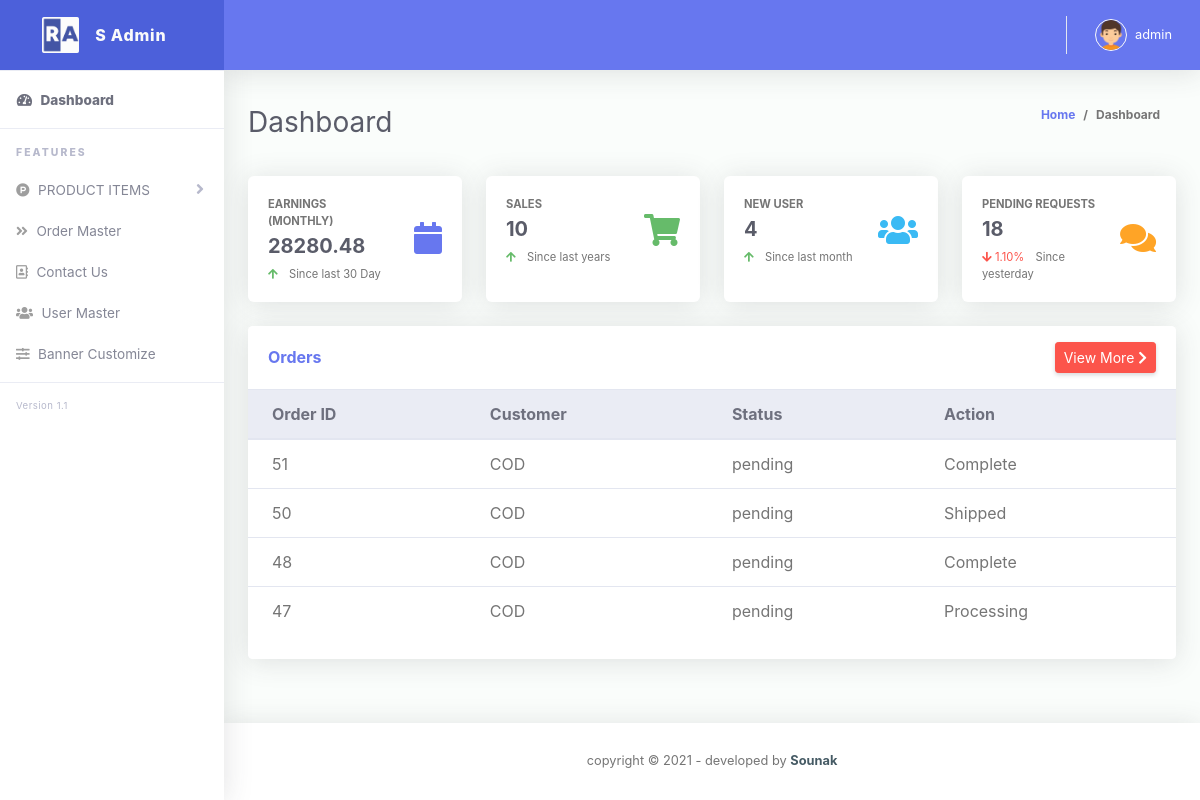
/admin/index.php (signed in), run on the app's committed database.
### tables this page shows
CREATE TABLE `orders` (
  `id` int(11) NOT NULL,
  `user_id` int(11) NOT NULL,
  `first_name` varchar(50) NOT NULL,
  `last_name` varchar(50) NOT NULL,
  `email` varchar(20) NOT NULL,
  `title` varchar(40) NOT NULL,
  `first_address` text NOT NULL,
  `last_address` text NOT NULL,
  `zip` int(11) NOT NULL,
  `country` varchar(20) NOT NULL,
  `state` varchar(20) NOT NULL,
  `phone` int(11) NOT NULL,
  `mobile` int(11) NOT NULL,
  `fax` int(11) NOT NULL,
  `payment_type` varchar(20) NOT NULL,
  `total_price` float NOT NULL,
  `order_status` int(11) NOT NULL,
  `txnid` varchar(20) NOT NULL,
  `mihpayid` varchar(20) NOT NULL,
  `payment_status` varchar(20) NOT NULL,
  `added_on` datetime NOT NULL
);

CREATE TABLE `order_status` (
  `id` int(11) NOT NULL,
  `name` varchar(50) NOT NULL
);

### admin/index.php (the view, shortened to what this page needs)
<?php
	require('header.inc.php');
	$month_price='0';
	$sales='0';
	$new_user='0';
	$month_result=mysqli_query($conn,"select * from orders order by id desc");
	if(mysqli_num_rows($month_result)>0){
		while($row=mysqli_fetch_assoc($month_result)){
			$month_price=$month_price+$row['total_price'];
		}
	}
	$sales_result=mysqli_query($conn,"select * from orders_detail order by id desc");
	if(mysqli_num_rows($sales_result)>0){
		while($row=mysqli_fetch_assoc($sales_result)){
			$sales=$sales+$row['qty'];
		}
	}
	$new_user_result=mysqli_query($conn,"select * from users order by id desc");
	if(mysqli_num_rows($new_user_result)>0){
		while($row=mysqli_fetch_assoc($new_user_result)){
			$new_user++;
		}
	}
?>
        <div class="container-fluid" id="container-wrapper">
          <div class="d-sm-flex align-items-center justify-content-between mb-4">
            <h1 class="h3 mb-0 text-gray-800">Dashboard</h1>
            <ol class="breadcrumb">
              <li class="breadcrumb-item"><a href="./">Home</a></li>
              <li class="breadcrumb-item active" aria-current="page">Dashboard</li>
            </ol>
          </div>
          <div class="row mb-3">
            <div class="col-xl-3 col-md-6 mb-4">
              <div class="card h-100">
                <div class="card-body">
                  <div class="row align-items-center">
                    <div class="col mr-2">
                      <div class="text-xs font-weight-bold text-uppercase mb-1">Earnings (Monthly)</div>
                      <div class="h5 mb-0 font-weight-bold text-gray-800"><?php echo $month_price?></div>
                      <div class="mt-2 mb-0 text-muted text-xs">
                        <span class="text-success mr-2"><i class="fa fa-arrow-up"></i></span>
                        <span>Since last 30 Day</span>
                      </div>
                    </div>
                    <div class="col-auto">
                      <i class="fas fa-calendar fa-2x text-primary"></i>
                    </div>
                  </div>
                </div>
              </div>
            </div>
            <div class="col-xl-3 col-md-6 mb-4">
              <div class="card h-100">
                <div class="card-body">
                  <div class="row no-gutters align-items-center">
                    <div class="col mr-2">
                      <div class="text-xs font-weight-bold text-uppercase mb-1">Sales</div>
                      <div class="h5 mb-0 font-weight-bold text-gray-800"><?php echo $sales?></div>
                      <div class="mt-2 mb-0 text-muted text-xs">
                        <span class="text-success mr-2"><i class="fas fa-arrow-up"></i></span>
                        <span>Since last years</span>
                      </div>
                    </div>
                    <div class="col-auto">
                      <i class="fas fa-shopping-cart fa-2x text-success"></i>
                    </div>
                  </div>
                </div>
              </div>
            </div>
            <div class="col-xl-3 col-md-6 mb-4">
              <div class="card h-100">
                <div class="card-body">
                  <div class="row no-gutters align-items-center">
                    <div class="col mr-2">
                      <div class="text-xs font-weight-bold text-uppercase mb-1">New User</div>
                      <div class="h5 mb-0 mr-3 font-weight-bold text-gray-800"><?php echo $new_user?></div>
                      <div class="mt-2 mb-0 text-muted text-xs">
                        <span class="text-success mr-2"><i class="fas fa-arrow-up"></i></span>
                        <span>Since last month</span>
                      </div>
                    </div>
                    <div class="col-auto">
                      <i class="fas fa-users fa-2x text-info"></i>
                    </div>
                  </div>
                </div>
              </div>
            </div>
            <div class="col-xl-3 col-md-6 mb-4">
              <div class="card h-100">
                <div class="card-body">
                  <div class="row no-gutters align-items-center">
                    <div class="col mr-2">
                      <div class="text-xs font-weight-bold text-uppercase mb-1">Pending Requests</div>
                      <div class="h5 mb-0 font-weight-bold text-gray-800">18</div>
                      <div class="mt-2 mb-0 text-muted text-xs">
                        <span class="text-danger mr-2"><i class="fas fa-arrow-down"></i> 1.10%</span>
                        <span>Since yesterday</span>
                      </div>
                    </div>
                    <div class="col-auto">
                      <i class="fas fa-comments fa-2x text-warning"></i>
                    </div>
                  </div>
                </div>
              </div>
            </div>
            <div class="col-xl-21 col-lg-12 mb-12">
              <div class="card">
                <div class="card-header py-3 d-flex flex-row align-items-center justify-content-between">
                  <h6 class="m-0 font-weight-bold text-primary">Orders</h6>
                  <a class="m-0 float-right btn btn-danger btn-sm" href="order_master.php">View More <i
                      class="fas fa-chevron-right"></i></a>
                </div>
                <div class="table-responsive">
                  <table class="table align-items-center table-flush">
                    <thead class="thead-light">
                      <tr>
                        <th>Order ID</th>
                        <th>Customer</th>
                        <th>Status</th>
                        <th>Action</th>
                      </tr>
                    </thead>
                    <tbody>
                      <?php
						$sql="select * from orders order by id desc limit 6";
						$result=mysqli_query($conn,$sql);
						while($row=mysqli_fetch_assoc($result)){
							$order_status=$row['order_status'];
							$order_status_result=mysqli_query($conn,"select * from order_status where id='$order_status'");
							$order_id=$row['id'];
							if(mysqli_num_rows($order_status_result)>0){
								$order_status_row=mysqli_fetch_assoc($order_status_result);
								$order_type=$order_status_row['name'];
							}else{
								$order_type="Alredy Delivered";
							}
					?>
					 <tr>
                        <td><?php echo $order_id?></td>
                        <td><?php echo $row['payment_type']?></td>
                        <td><?php echo $row['payment_status']?></td>
                        <td><?php echo $order_type ?></td>
                       </tr>
					<?php
						}
					?>
                    </tbody>
                  </table>
                </div>
                <div class="card-footer"></div>
              </div>
            </div>
         </div>
        </div>
      </div>
<?php
	require('footer.inc.php');
?>

### data on the page
orders: id "51", payment_type "COD", payment_status "pending", order_status.name "Complete"
orders: id "50", payment_type "COD", payment_status "pending", order_status.name "Shipped"
orders: id "48", payment_type "COD", payment_status "pending", order_status.name "Complete"
orders: id "47", payment_type "COD", payment_status "pending", order_status.name "Processing"

### other printed values
$admin_name "admin"
$month_price "28280.48"
$sales "10"
$new_user "4"
